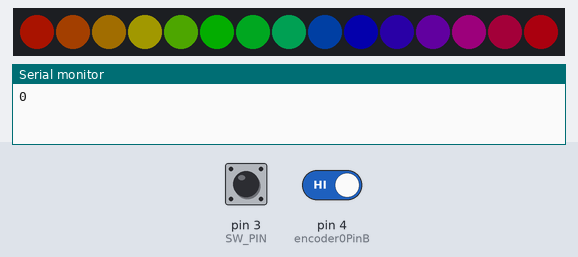
Recording of a sketch running on a simulated Arduino Uno, built with avr-gcc and run on an emulated ATmega328P. Shown: 15 RGB LEDs in strip order, left to right, the last lines printed to the serial monitor. The test bench sets the inputs (shaded band); at power-on: pin 3 (SW_PIN) HIGH, pin 4 (encoder0PinB) HIGH. Dim RGB values are drawn brighter than linear.

Above: at 4.2 s.
4.3 s: pin 3 (SW_PIN) pulled LOW for 0.15 s
5.9 s: pin 3 (SW_PIN) pulled LOW for 1 s
At 7.6 s:
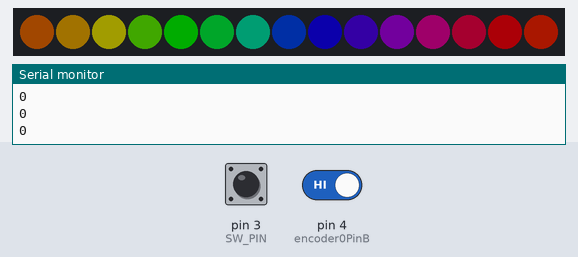
8.4 s: pin 3 (SW_PIN) pulled LOW for 0.15 s
10.0 s: pin 3 (SW_PIN) pulled LOW for 3.2 s
At 13.6 s:
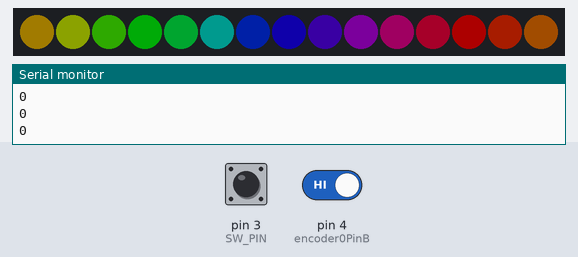
14.7 s: pin 3 (SW_PIN) pulled LOW for 0.15 s
16.3 s: pin 3 (SW_PIN) pulled LOW for 1 s
At 17.9 s:
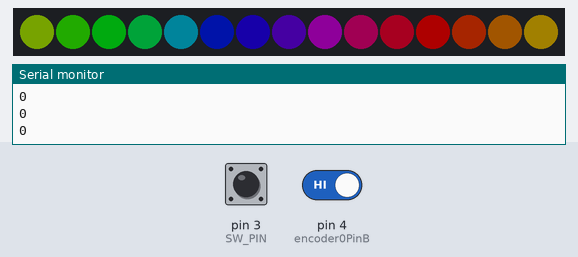
Timing chart, 0 to 19.4 s (numbered marks = the images above; inputs shaded):
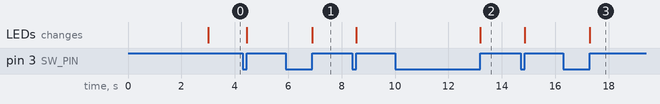

The sketch:

ENCODER_LedsRainbow.ino
```cpp
#include <FastLED.h>

#define LED_PIN     2
#define SW_PIN     3
#define NUM_LEDS    15
#define BRIGHTNESS  50
#define LED_TYPE    WS2812B
#define COLOR_ORDER GRB
#define PUSH_DELAY 200;
CRGB leds[NUM_LEDS];

int val;
int encoder0PinA = 3;
int encoder0PinB = 4;
int encoder0Pos = 0;
int encoder0PinALast = LOW;
int n = LOW;

int pos = 0;
int dir = 1;

int state = 0;
int last_state = 0;
int push_mils = 0;

int change = 0;
int changing = 0;

CRGB color;
int hue = 0;

void setup() {
  delay( 3000 ); // power-up safety delay
  FastLED.addLeds<LED_TYPE, LED_PIN, COLOR_ORDER>(leds, NUM_LEDS).setCorrection( TypicalLEDStrip );
  FastLED.setBrightness(BRIGHTNESS);

  pinMode (encoder0PinA,INPUT);
  pinMode (encoder0PinB,INPUT);

  Serial.begin(9600);
  pinMode(SW_PIN, INPUT);
}


void loop(){

  n = digitalRead(encoder0PinA);
  if ((encoder0PinALast == LOW) && (n == HIGH)) {
    if (digitalRead(encoder0PinB) == LOW) {
//      color = leds[encoder0Pos];
//      color.blue = color.blue - 30;
//      leds[encoder0Pos] = color;
       change = 1;

       hue = hue - 10;
      //down();
    } else {
      //up();

//      color = leds[encoder0Pos];
//      color.blue = color.blue + 30;
//      leds[encoder0Pos] = color;
      hue = hue + 10;
      change = 1;
    }
    Serial.println(encoder0Pos);
  }
  encoder0PinALast = n;

  if(change){
    for( int i = 0; i < NUM_LEDS; i++) {
      leds[i] = CHSV( hue + i*17, 255, 255);
    }

    FastLED.show();
    change = 0;
  }
}

void up(){
  if(encoder0Pos < NUM_LEDS){
    encoder0Pos++;
    change = 1;
  }
}

void down(){
  if(encoder0Pos > 0){
    encoder0Pos--;
    change = 1;
  }
}
```

Measured:
- after the input at 5.9 s, the LEDs: change after 1.0 s (image 1)
- after the input at 10.0 s, the LEDs: change after 3.2 s (image 2)
- after the input at 16.3 s, the LEDs: change after 1.0 s (image 3)
